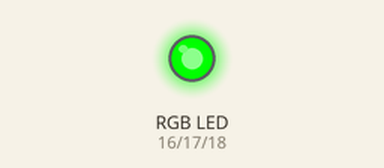
The sketch below on a simulated Arduino Uno, built with avr-gcc and run on an emulated ATmega328P. On the bench: an RGB LED mixed from three pins (HIGH = lit).

Above: at 1.5 s.
At 6.5 s:
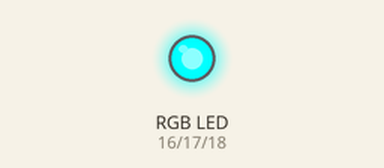
At 10.0 s:
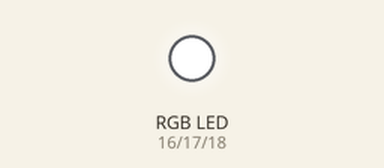
Timing chart, 0 to 13.8 s (numbered marks = the images above):
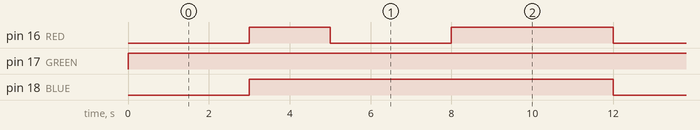

Measured:
- by itself, pin 16 (RED): repeats every 12.0 s: LOW 3.0 s, HIGH 4.0 s, LOW 3.0 s, HIGH 2.0 s
- by itself, pin 17 (GREEN): LOW → HIGH at 0.00 s
- by itself, pin 18 (BLUE): alternates HIGH for 9.0 s and LOW for 3.0 s

The sketch:

BlinkRGB32.ino
```cpp
#define RED 16
#define GREEN 17
#define BLUE 18

void setup() {
  pinMode(RED, OUTPUT);
  pinMode(GREEN, OUTPUT);
  pinMode(BLUE, OUTPUT);
}


void loop() {

digitalWrite(RED, LOW);
digitalWrite(BLUE, LOW);
digitalWrite(GREEN, HIGH);
delay(3000);
digitalWrite(RED, HIGH);
digitalWrite(BLUE, HIGH);
digitalWrite(GREEN, HIGH);
delay(2000);
digitalWrite(RED, LOW);
digitalWrite(BLUE, HIGH);
digitalWrite(GREEN, HIGH);
delay(3000);
digitalWrite(RED, HIGH);
digitalWrite(BLUE, HIGH);
digitalWrite(GREEN, HIGH);
delay(4000);
}
```
